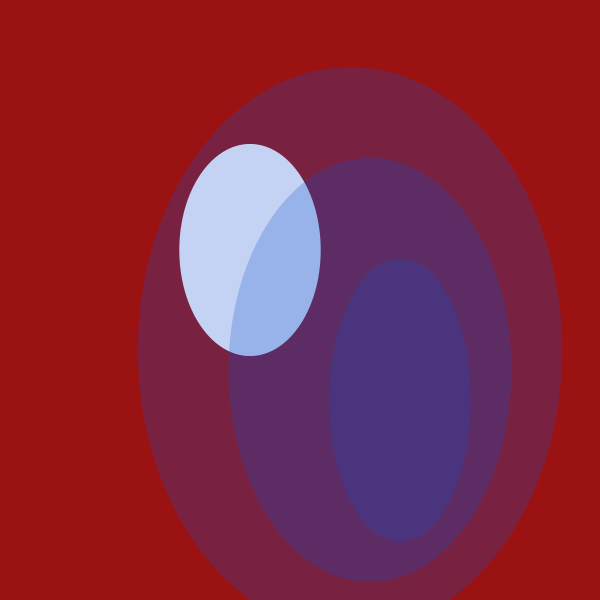
Frame 1 (no input)
Frame 60 (the mouse pressed at the canvas centre just before this capture): identical to frame 1, image omitted
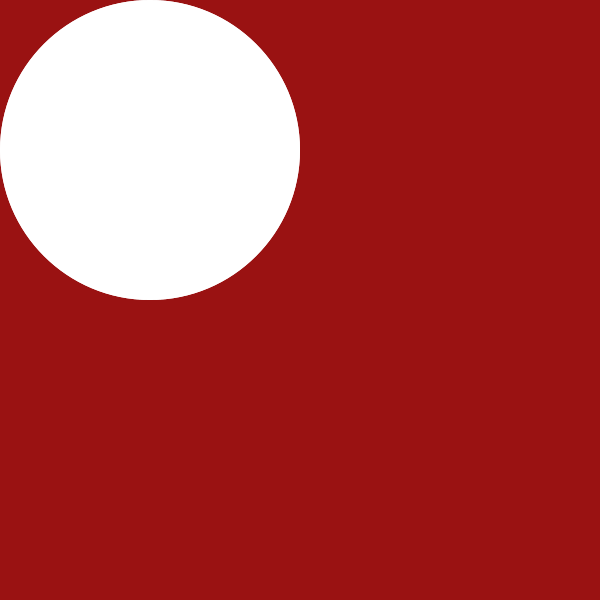
Frame 120 (the mouse held since frame 60 and released just before this capture)

The Processing sketch that drew these frames (run headless with seeded random() and noise(); from frame 60 on, the mouse is pressed at the canvas centre):

// Processing sketch: processing_74309
// ── processing_74309.pde

int dm = 150; //from 0 to 6500
int ds = 150; //from 0 to 6500


void setup() {  
  size(600, 600);
  background(154, 18, 18);
  smooth();
  }
    
void draw() {  
   background(154, 18, 18);
   
 fill(255,255,255);
 if(dist(mouseX,mouseY,width/2,height/2) < 50){
    noStroke();
    ellipse(dm, ds, mouseX , mouseY);
    ellipse(dm , ds, mouseX, mouseY);
   }
        
   if(mousePressed){
   }else{
      
       background(154, 18, 18);
       fill(255);
       noStroke(); 
       float a=dist(50, 50, mouseX, mouseY);
       float b=dist(100, 100, mouseX, mouseY);
       ellipse(250, 250, a*2,a*3);
   
       
      // 25% opacity.
     fill(15, 78, 208, 63);
     ellipse(350 , 350, b*3, b*4);
     
    // 25% opacity.
     fill(15, 78, 208, 63);
     ellipse(370 , 370, b*2, b*3);
     
      // 25% opacity.
     fill(15, 78, 208, 63);
     ellipse(400 , 400, b, b*2);
   }
  
}
